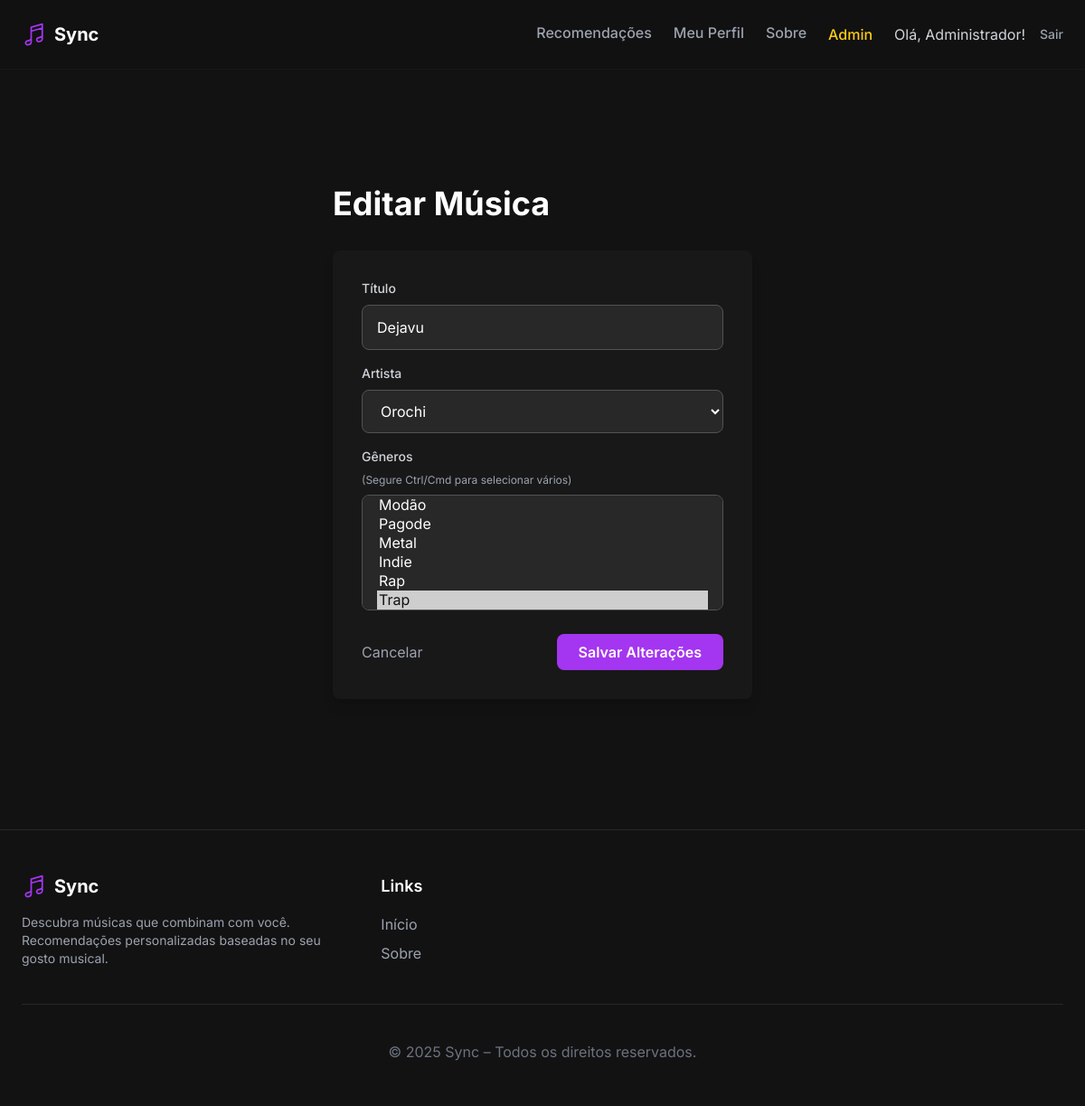
/admin/musicas/edit/1 (signed in), run on the app's committed database.
### app/models.py (models this page shows)
class User(db.Model, UserMixin):
    id = db.Column(db.Integer, primary_key=True)
    nome = db.Column(db.String(150), nullable=False)
    email = db.Column(db.String(150), unique=True, nullable=False)
    senha = db.Column(db.String(200), nullable=False)
    is_admin = db.Column(db.Boolean, default=False)
    generos = db.relationship("UserGenero", back_populates="usuario")
    artistas = db.relationship("UserArtista", back_populates="usuario")

class Musica(db.Model):
    id = db.Column(db.Integer, primary_key=True)
    titulo = db.Column(db.String(150), nullable=False)
    artista_id = db.Column(db.Integer, db.ForeignKey("artista.id"), nullable=False)
    generos = db.relationship('Genero', secondary=musica_genero,
                              back_populates='musicas')

class Artista(db.Model):
    id = db.Column(db.Integer, primary_key=True)
    nome = db.Column(db.String(150), unique=True, nullable=False)
    musicas = db.relationship("Musica", backref="artista", lazy=True)

### app/views.py (the view, shortened to what this page needs)
@app.route("/admin/musicas/edit/<int:id>", methods=["GET", "POST"])
@login_required
def admin_edit_musica(id):
    admin_required()
    m = Musica.query.get(id)
    generos = Genero.query.all()
    artistas = Artista.query.all()
    generos_selecionados_ids = [g.id for g in m.generos]
    return render_template(
        "edit_musica.html",
        musica=m,
        generos=generos,
        artistas=artistas,
        generos_selecionados_ids=generos_selecionados_ids
    )

### app/views.py (called while the page is built)
@login_manager.user_loader
def load_user(user_id):
    return User.query.get(int(user_id))

def admin_required():
    if not current_user.is_authenticated or not current_user.is_admin:
        flash('Acesso negado. Você precisa ser um administrador.', 'danger')
        return redirect(url_for('home'))

### app/templates/edit_musica.html (shortened to what this page needs)
{% extends "base.html" %}
{% block content %}
    {% include "nav.html" %}
    <main class="flex-grow flex flex-col items-center pt-32 pb-16">
        <div class="max-w-lg w-full px-6">
            <h1 class="text-4xl font-bold mb-8">Editar Música</h1>
            <div class="bg-neutral-800 p-8 rounded-lg shadow-lg">
                <form method="POST" action=""> <div class="mb-4">
                        <label for="titulo" class="block text-sm font-medium text-gray-300 mb-2">Título</label>
                        <input type="text" name="titulo" value="{{ musica.titulo }}" class="w-full px-4 py-3 bg-neutral-700 border border-neutral-600 rounded-lg" required>
                    </div>
                    <div class="mb-4">
                        <label for="artista_id" class="block text-sm font-medium text-gray-300 mb-2">Artista</label>
                        <select name="artista_id" class="w-full px-4 py-3 bg-neutral-700 border border-neutral-600 rounded-lg" required>
                            {% for a in artistas %}
                            <option value="{{ a.id }}" {% if a.id == musica.artista_id %}selected{% endif %}>
                                {{ a.nome }}
                            </option>
                            {% endfor %}
                        </select>
                    </div>
                    <div class="mb-6">
                        <label class="block text-sm font-medium text-gray-300 mb-2">Gêneros</label>
                        <p class="text-xs text-gray-400 mb-2">(Segure Ctrl/Cmd para selecionar vários)</p>
                        <select name="genero_ids" multiple class="w-full px-4 py-2 bg-neutral-700 border border-neutral-600 rounded-lg h-32" required>
                            {% for g in generos %}
                            <option value="{{ g.id }}" {% if g.id in generos_selecionados_ids %}selected{% endif %}>
                                {{ g.nome }}
                            </option>
                            {% endfor %}
                        </select>
                    </div>
                    <div class="flex items-center justify-between mt-6">
                        <a href="{{ url_for('admin_dashboard') }}" class="text-gray-400 hover:text-white">Cancelar</a>
                        <button type="submit" class="bg-purple-500 text-white font-semibold py-2 px-6 rounded-lg hover:bg-purple-600">
                            Salvar Alterações
                        </button>
                    </div>
                </form>
            </div>
        </div>
    </main>
    {% include "footer.html" %}
{% endblock %}

### app/templates/nav.html (shortened to what this page needs)
{% if current_user.is_authenticated %}
    <header class="sticky top-0 bg-neutral-900/80 backdrop-blur-sm w-full p-6 flex justify-between items-center z-10 border-b border-neutral-800">
        <div class="flex items-center gap-8">
            <a href="{{ url_for('home') }}" class="flex items-center gap-2">
                <span class="text-xl font-bold hidden sm:block">Sync</span>
            </a>
            </div>
        <div class="flex items-center gap-6">
            <nav class="hidden md:flex items-center gap-6">
                <a href="{{ url_for('home') }}"
                   class="font-medium pb-1 {% if request.endpoint == 'home' %}text-white border-b-2 border-purple-500{% else %}text-gray-400 hover:text-white{% endif %}">
                   Recomendações
                </a>
                <a href="{{ url_for('perfil') }}"
                   class="font-medium pb-1 {% if request.endpoint == 'perfil' %}text-white border-b-2 border-purple-500{% else %}text-gray-400 hover:text-white{% endif %}">
                   Meu Perfil
                </a>
                <a href="{{ url_for('sobre') }}"
                   class="font-medium pb-1 {% if request.endpoint == 'sobre' %}text-white border-b-2 border-purple-500{% else %}text-gray-400 hover:text-white{% endif %}">
                   Sobre
                </a>
                {% if current_user.is_admin %}
                    <a href="{{ url_for('admin_dashboard') }}" class="font-medium text-yellow-400 hover:text-white">Admin</a>
                {% endif %}
            </nav>
            <div class="flex items-center gap-4">
                <span class="text-gray-300 hidden lg:block">Olá, {{ current_user.nome }}!</span>
                <a href="{{ url_for('logout') }}" class="text-gray-400 font-medium hover:text-white text-sm">Sair</a>
            </div>
        </div>
    </header>
{% endif %}

### data on the page
User: nome "Administrador"
Musica: titulo "Dejavu", artista_id "Orochi"

### other printed values
form field genero_ids "Modão / Pagode / Metal / Indie / Rap / Trap ☑"
